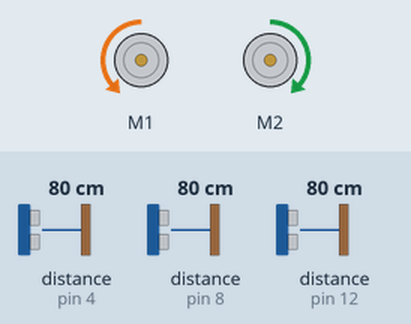
The sketch below on a simulated Arduino Uno, built with avr-gcc and run on an emulated ATmega328P. Parts: 2 × DC motor (green arrow = forward, orange = backward, longer = faster). Inputs (shaded band) come from the test bench; at power-on: distance to the obstacle (sensors on pin 4, pin 12, pin 8) 80 cm.

Above: at 1.2 s.
1.3 s: distance to the obstacle (sensor on pin 4) set to 76 cm
At 1.8 s:
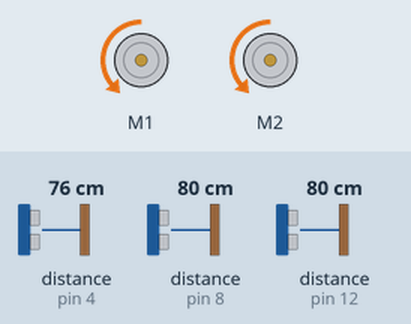
2.8 s: distance to the obstacle (sensor on pin 4) set to 95 cm
4.3 s: distance to the obstacle (sensor on pin 4) set to 102 cm
At 5.0 s:
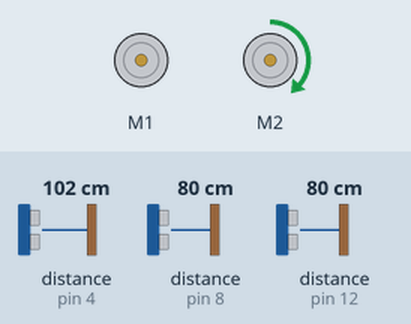
5.8 s: distance to the obstacle (sensor on pin 12) set to 27 cm
7.3 s: distance to the obstacle (sensor on pin 12) set to 22 cm
At 8.5 s:
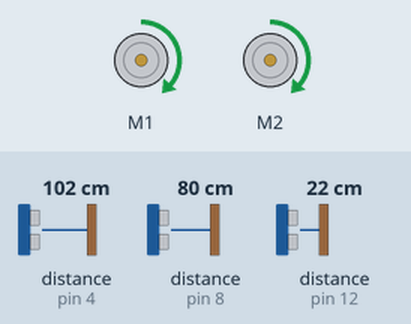
8.8 s: distance to the obstacle (sensor on pin 12) set to 35 cm
At 9.4 s:
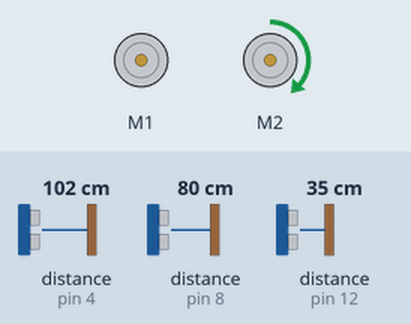
Timing chart, 0 to 11.3 s (numbered marks = the images above; inputs shaded):
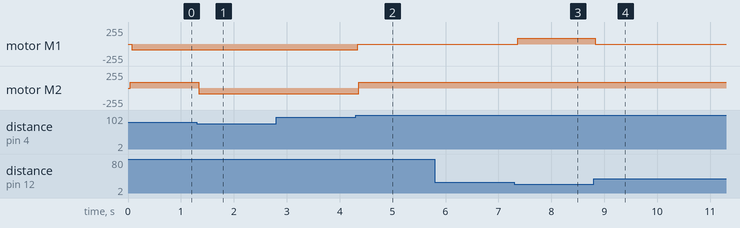

Measured:
- the behaviour switches between 79 and 78 cm on distance to the obstacle (sensor on pin 4) (found by bisection; images 0 and 1)
- the behaviour switches between 98 and 99 cm on distance to the obstacle (sensor on pin 4) (found by bisection; images 1 and 2)
- the behaviour switches between 25 and 24 cm on distance to the obstacle (sensor on pin 12) (found by bisection; images 2 and 3)
- after the input at 1.3 s, motor M2: forward 85/255 → backward 85/255 at once
- after the input at 2.8 s, every drawn part: stays the same
- after the input at 4.3 s, motor M1: backward 85/255 → stopped at once; motor M2: backward 85/255 → forward 85/255 after 0.06 s
- after the input at 5.8 s, every drawn part: stays the same
- after the input at 7.3 s, motor M1: stopped → forward 85/255 after 0.06 s
- after the input at 8.8 s, motor M1: forward 85/255 → stopped at once

The sketch:

GadgetsSelfDrivingCar.ino
```cpp
// --------------------------------------------------------------------------- Libraries
#include <Adafruit_MotorShield.h>
#include <Wire.h>
#include "utility/Adafruit_PWMServoDriver.h"
#include <NewPing.h>

// --------------------------------------------------------------------------- Constants
#define MAX_DISTANCE 400 //centimeters range 2 - 400
#define SPEED 85 //Approx. 3V to motors at 85 range 0 - 255
//Operate above 85 sparingly
#define TURN_THRESHOLD 100 //In cm
#define TURN_MINIMUM 80 //In cm
#define SIDE_THRESHOLD 25
#define ADJ .75 //Percentage to adjust SPEED
//For switch cases in loop()
#define Forward 0
#define Turn 1
#define Turn_left 2
#define Turn_right 3
#define Reverse 4
#define Reverse_right 5
#define Reverse_left 6

// --------------------------------------------------------------------------- Variables
int state = Forward;
int front_dist = 0;
int right_dist = 0;
int left_dist = 0;

// --------------------------------------------------------------------------- Motors
Adafruit_MotorShield AFMS = Adafruit_MotorShield();
Adafruit_DCMotor *frontMotor = AFMS.getMotor(1);
Adafruit_DCMotor *rearMotor = AFMS.getMotor(2);

// --------------------------------------------------------------------------- Sensors
NewPing front(5,4,MAX_DISTANCE);
NewPing right(13,12,MAX_DISTANCE);
NewPing left(9,8,MAX_DISTANCE);

// --------------------------------------------------------------------------- Setup
void setup() {
  // Setup motors
  AFMS.begin();
  frontMotor->setSpeed(SPEED);//Do not alter frontMotor speed
  rearMotor->setSpeed(SPEED);//Operate above SPEED sparingly
}

// --------------------------------------------------------------------------- Loop
void loop() {

  //ECC
  left_dist = left.ping_cm();
  right_dist = right.ping_cm();
  front_dist = front.ping_cm();

  if (right_dist == 0){
    right_dist = 999;
  }
  if (front_dist == 0){
    front_dist = 999;
  }
  if (left_dist == 0){
    left_dist = 999;
  }
  //!ECC

  switch (state) {
    case Forward:
      turn_center();
      drive_forward();
      if(front_dist < MAX_DISTANCE)
        rearMotor->setSpeed(SPEED);
      else
        rearMotor->setSpeed(SPEED / ADJ);
      if(front_dist < TURN_THRESHOLD && front_dist > TURN_MINIMUM || left_dist < SIDE_THRESHOLD || right_dist < SIDE_THRESHOLD)
        state = Turn;
      else if(front_dist < TURN_MINIMUM){
        state = Reverse;
      }
      break;

    case Turn:
      if(left_dist > right_dist)
        state = Turn_left;
      else
        state = Turn_right;
      break;

    case Turn_left:
      turn_left();
      if(front_dist > TURN_THRESHOLD && right_dist > SIDE_THRESHOLD)
        state = Forward;
      else if (front_dist < TURN_MINIMUM)
        state = Reverse;
      break;

    case Turn_right:
      turn_right();
      if(front_dist > TURN_THRESHOLD  && left_dist > SIDE_THRESHOLD)
        state = Forward;
      else if (front_dist < TURN_MINIMUM)
        state = Reverse;
      break;

    case Reverse:
      rearMotor->setSpeed(SPEED);
      if(left_dist < right_dist)
        state = Reverse_right;
      else
        state = Reverse_left;
      break;

    case Reverse_right:
      turn_left();
      drive_backward();
      if (front_dist > TURN_THRESHOLD)
        state = Forward;
      break;

    case Reverse_left:
      turn_right();
      drive_backward();
      if (front_dist > TURN_THRESHOLD)
        state = Forward;
      break;
  }
}

// --------------------------------------------------------------------------- Drive
void motor_stop(){//Stops drive motor
  rearMotor->run(RELEASE);
  delay(25);
}

void drive_forward(){//Drive motor forward
  rearMotor->run(FORWARD);
}

void drive_backward(){//Drive motor backward
  rearMotor->run(BACKWARD);
}

void turn_center(){//Returns steering to center
  frontMotor->run(RELEASE);
  delay(25);
}

void turn_left(){//Turn left
  frontMotor->run(FORWARD);
}

void turn_right(){//Turn right
  frontMotor->run(BACKWARD);
}
```
